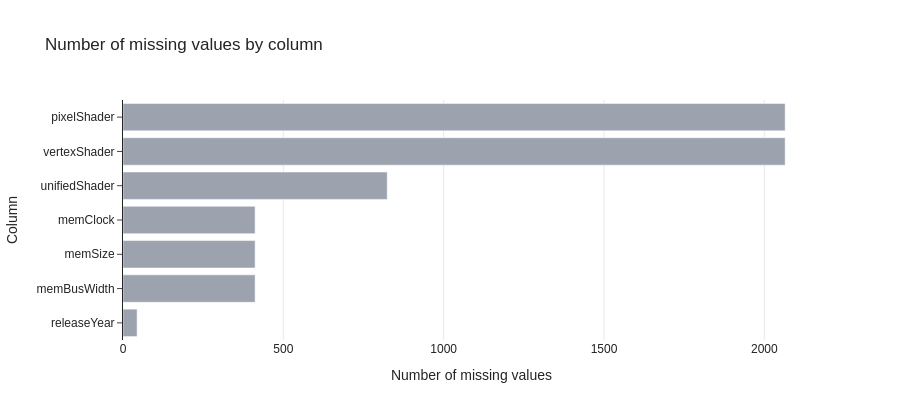

Notebook source saved alongside this figure:
### Code cell
df_plot = df_missing.query('`num_missing_values` > 0')

fig = px.bar(
    df_plot,
    x='num_missing_values',
    y='column',
    labels={
        'num_missing_values': 'Number of missing values',
        'column': 'Column'
    },
    title='Number of missing values by column',
    height=df_plot.shape[0]*60,
)

fig.update_traces(marker_color='#9CA3AF')
fig.update_xaxes(
    showline=False,
    showgrid=True,
    linecolor='#F3F4F6',
    linewidth=1,
    ticks='',
)

fig.show()

### Figure 1 — Plotly figure (JSON) as saved in the notebook; plotly's stock layout.template omitted (floating-point values rounded to 4 significant figures)
{"data": [{"hovertemplate": "Number of missing values=%{x}<br>Column=%{y}<extra></extra>", "legendgroup": "", "marker": {"color": "#9CA3AF", "pattern": {"shape": ""}}, "name": "", "orientation": "h", "showlegend": false, "textposition": "auto", "type": "bar", "x": [44, 412, 412, 412, 824, 2065, 2065], "xaxis": "x", "y": ["releaseYear", "memBusWidth", "memSize", "memClock", "unifiedShader", "vertexShader", "pixelShader"], "yaxis": "y"}], "layout": {"barmode": "relative", "height": 420, "legend": {"tracegroupgap": 0}, "title": {"text": "Number of missing values by column"}, "xaxis": {"anchor": "y", "domain": [0.0, 1.0], "linecolor": "#F3F4F6", "linewidth": 1, "showgrid": true, "showline": false, "ticks": "", "title": {"text": "Number of missing values"}}, "yaxis": {"anchor": "x", "domain": [0.0, 1.0], "title": {"text": "Column"}}}}
